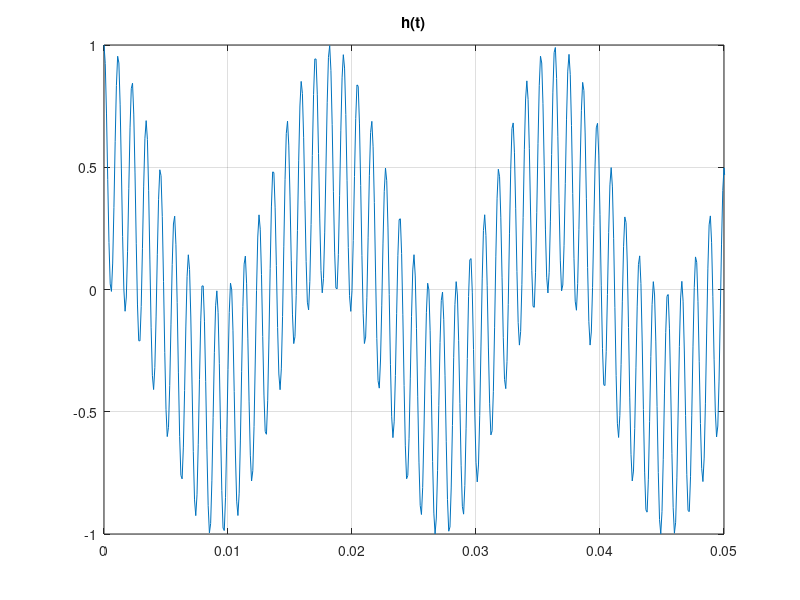
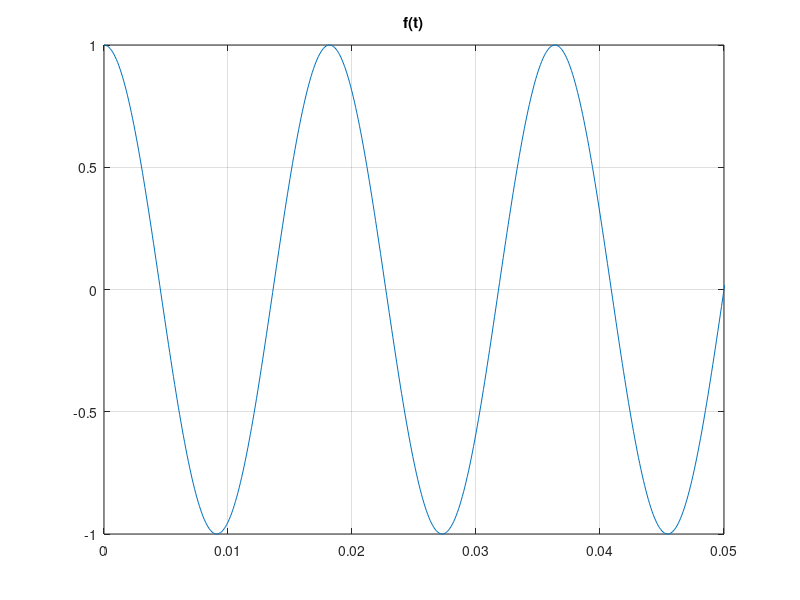
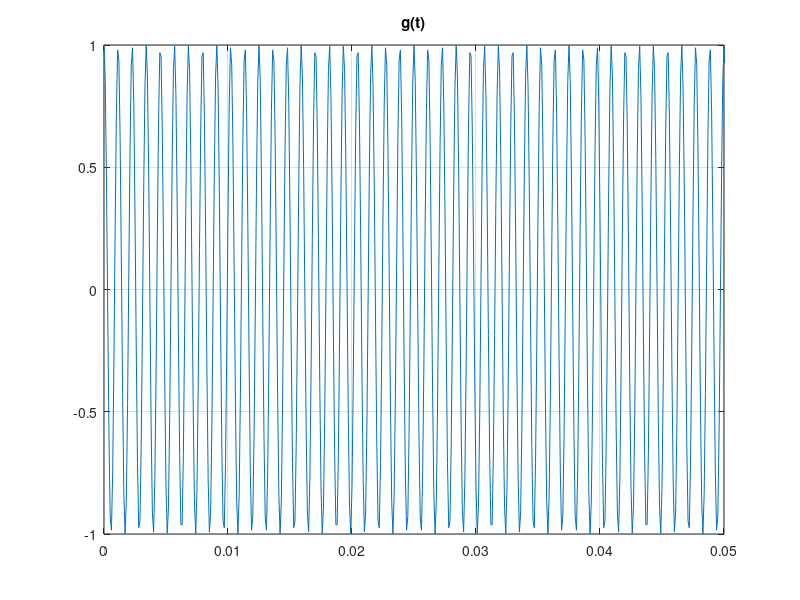

The MATLAB source for these figures, in order:
%% ECEN 110L, Linear Systems
%% Lab 2: Signal Transformations and Sounds                                    .

figure;

%% 3. Sounds: Adding Harmonics
% Step 1

t = 0:0.0001:5
f = cos(2 * pi * 55 * t); % too low for me to hear

plot(t, f);
title('f(t)');
grid on;
axis([0 0.05 -1 1]);

sound(f);
pause(5);

% Step 2
g = cos(2 * pi * 880 * t);

figure;

plot(t, g);
title('g(t)');
grid on;
axis([0 0.05 -1 1]);

sound(g);
pause(5);

% Step 3
h = normalize(g + f, 'range', [-1,1]);

figure;

plot(t, h);
title('h(t)');
grid on;
axis([0 0.05 -1 1]);

saveas(gcf,'Lab2-P3.png');

sound(h);
pause(5);
